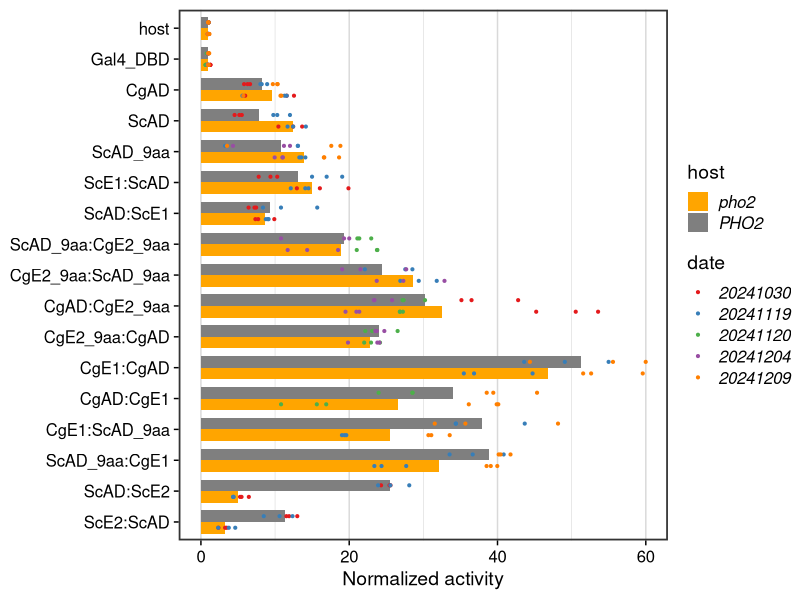
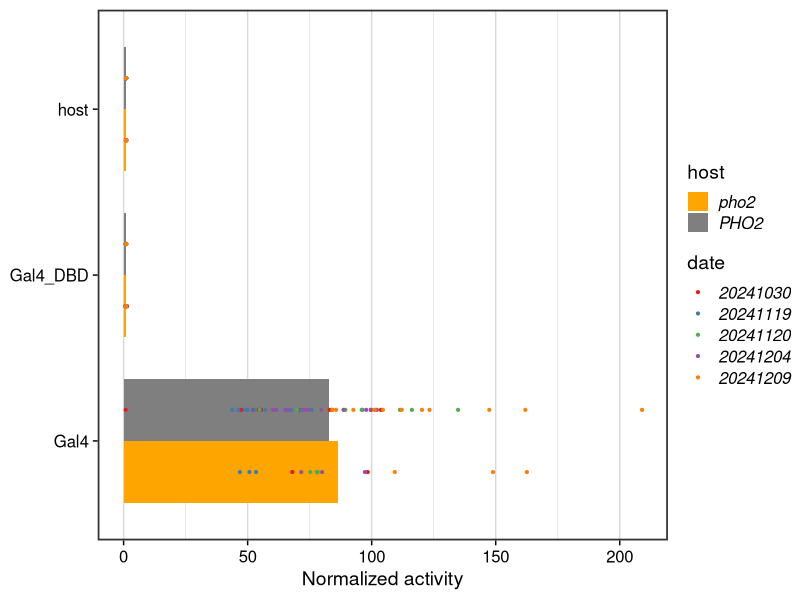
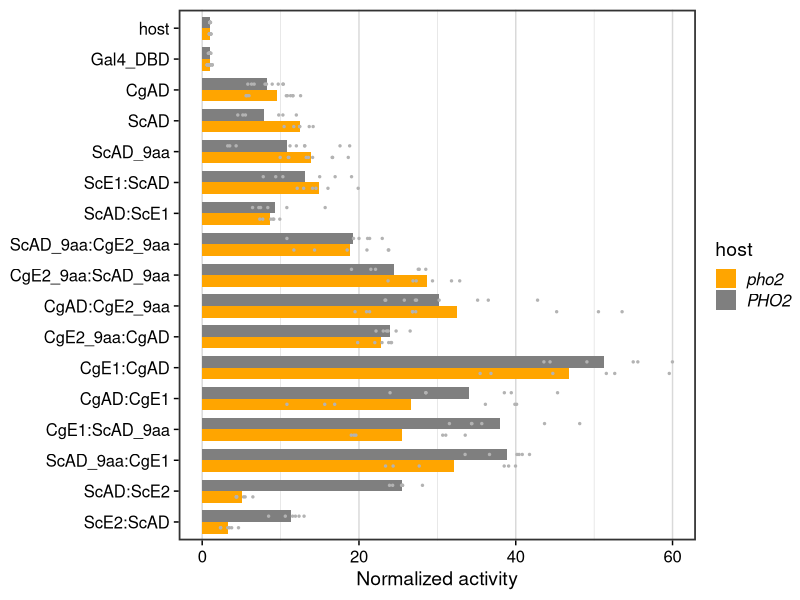
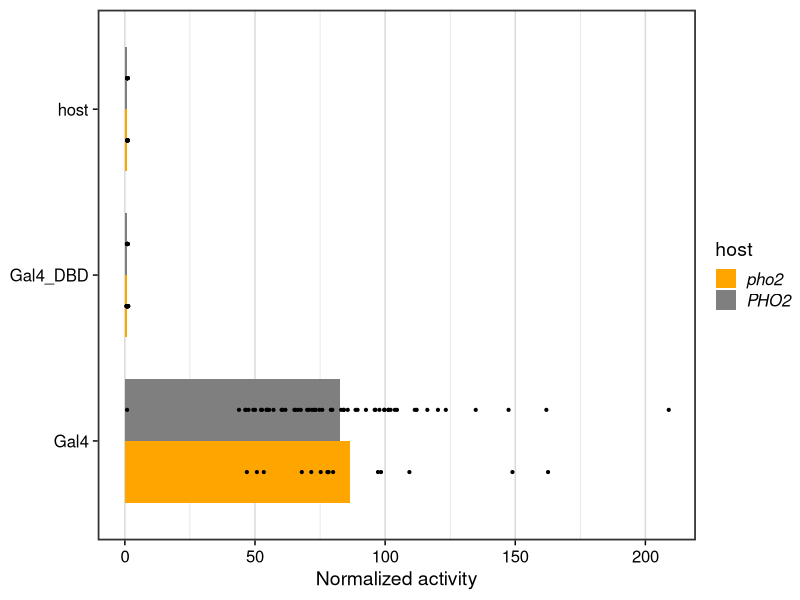
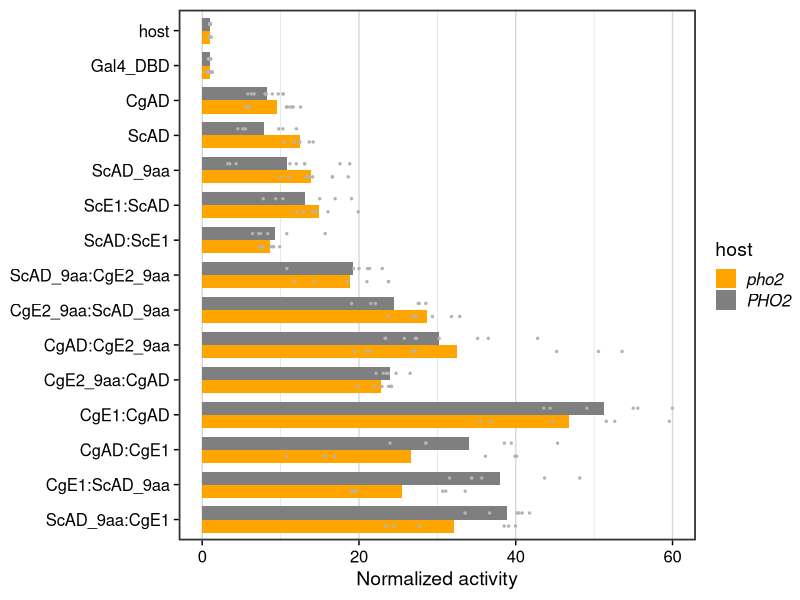
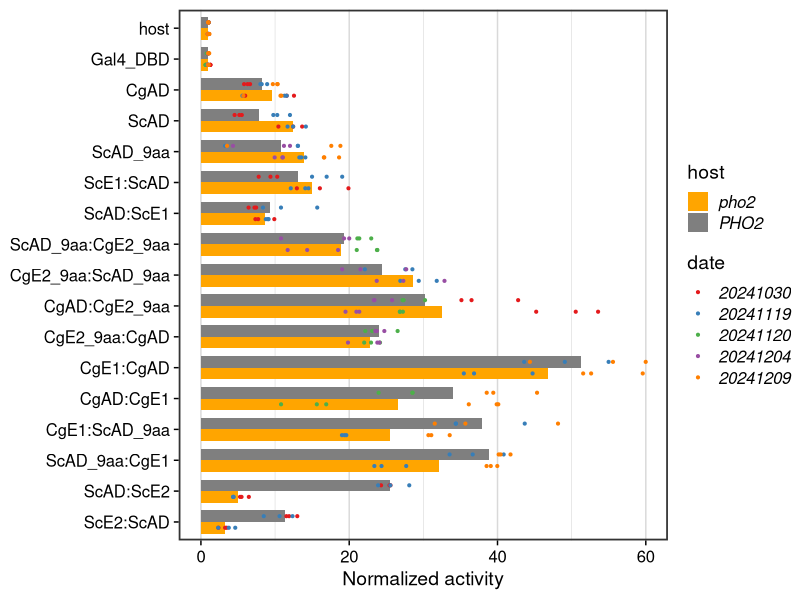
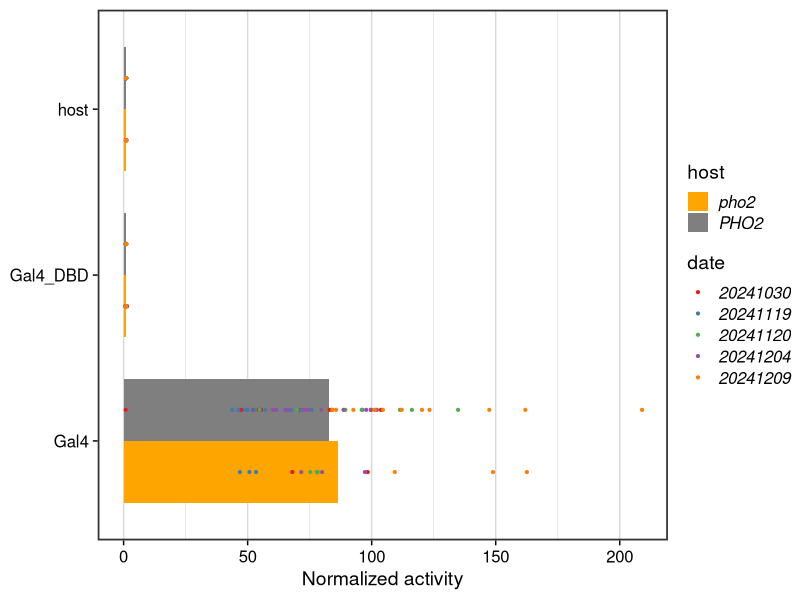
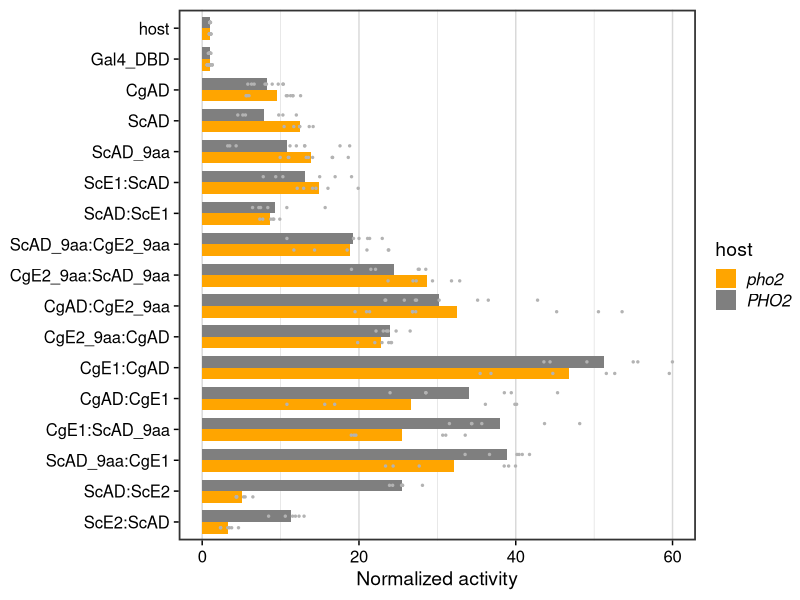

Generate these figures, in order, with R:
## ---- chunk 1
require(tidyverse)
require(cowplot)
require(broom)
set.seed(12345)
old <- theme_set(theme_cowplot())
## ---- chunk 2
# read in sample information
sample <- read_tsv("../input/EO-Y1H-dep-Pho2-sample.tsv",
                   # this tells the function that it should expect two character columns
                   col_types = "cc", 
                   # this is to ensure if there are no values in some cell in the 
                   # spreadsheet file, they will be translated to NA 
                   na = character()) %>% 
  # this is to change the name and group into vectors. optional
  mutate(name = fct_inorder(name), group = fct_inorder(group))
# read in the raw data
raw <- bind_rows(
  `20241030` = read_tsv("../input/20241030-EO-Y1H-dep-Pho2-export.tsv", na = c("N/A", "")),
  `20241119` = read_csv("../input/20241119-EO-Y1H-dep-Pho2-export.csv", na = c("N/A", "")),
  `20241120` = read_csv("../input/20241120-EO-Y1H-dep-Pho2-export.csv", na = c("N/A", "")),
  `20241204` = read_csv("../input/20241204-EO-Y1H-dep-Pho2-export.csv", na = c("N/A", "")),
  `20241209` = read_csv("../input/20241209-EO-Y1H-dep-Pho2-export.csv", na = c("N/A", "")),
  .id = "Date"
)

# transform the raw data
dat <- raw %>% 
  # retain only the columns we need, and rename them for easy manipulation
  select(date = Date, sample = Sample, gate = Gate, par = `X Parameter`,
         count = Count, median = `X Median`) %>% 
  # remove bead controls
  filter(sample != "beads") %>% 
  # filter by X Parameter and gates
  # we will retain both R1 and R3 gated cells for later experimenting
  filter(gate %in% c("R1", "R3"), par == "PHO5pr-mCherry - YL2-H") %>% 
  # here, we separate the sample name into its constituent parts by "-":
  # 1. plasmid name; 2: host name; 3: replicate name
  separate(sample, into = c("plasmid", "host", "rep"), sep = "-") %>% 
  # rename the host levels
  mutate(host = fct_recode(host,
                           PHO2 = "696", pho2 = "1009", 'pho2*' = "1009a")) %>% 
  # here, we annotate the raw data by merging it with the sample information
  # sheet, joining on the common column, i.e., plasmid
  left_join(sample, by = "plasmid")
## ---- chunk 3
dat %>% filter(count < 2500, gate == "R1")
## ---- chunk 4
dat %>% filter(count < 2500, gate == "R3")
## ---- chunk 5
dat %>% filter(host == "blank") %>% arrange(gate)
## ---- chunk 6
dat %>% 
  filter(host != "blank", plasmid == "NA", gate == "R1") %>% 
  arrange(host, date)
## ---- chunk 7
# set the host levels for renaming them later
host.levels <- c("696" = "PHO2", "1009" = "pho2", "1009a" = "pho2*")

# set host colors
host.colors <- c("PHO2" = "gray50", "pho2" = "orange", "pho2*" = "orange3", 
                 "blank" = "gray90")

# set group colors
grp.colors <- c("control" = "gray50", 
                "ScPho4" = rgb(56, 118, 29, maxColorValue = 255), 
                "CgPho4" = rgb(40, 130, 200, maxColorValue = 255),
                "Combo" = rgb(142, 120, 200, maxColorValue = 255))

# set position for bar plots
pd <- position_dodge(0.75)
## ---- chunk 8
dat1 <- dat %>% 
  # use R1 gate, remove the blank wells and samples with low event number
  filter(host != "blank", gate == "R1", count > 2500) %>%
  # all constructs 
  # CgE2_9aa:ScAD_9aa was only tested in the pho2 background on 10/30, remove
  # so data is paired on each day
  filter(!(date == "20241030" & plasmid == "391")) %>% 
  # Constructs containing CgE1 had overall much lower activity on 12/04
  # note that leaving this set of data in doesn't change the conclusions
  filter(!(grepl("CgE1", name) & date == "20241204")) %>% 
  # normalize by the host no plasmid control on separate days
  group_by(host, date) %>% 
  mutate(median = median / mean(median[name == "host"])) %>% 
  ungroup() 
## ---- chunk 9
my_plot_design <- list(
  geom_bar(aes(fill = host), width = 0.75,
           stat = "summary", fun = "mean", position = pd),
  stat_summary(fun.data = "mean_sdl", fun.args = list(mult = 1), 
              geom = "linerange", color = "gray30", linewidth = 0.5,
              position = pd),
  #geom_point(aes(color = date), position = pd, size = 0.75),
  scale_x_discrete(limits = rev),
  coord_flip(),
  scale_fill_manual(values = host.colors),
  scale_color_brewer(palette = "Set1"),
  ylab("Normalized activity"),
  xlab(NULL),
  theme_cowplot(),
  panel_border(color = "gray20", size = 1.2),
  background_grid(major = "x", minor = "x"),
  theme(
    axis.line = element_blank(),
    legend.text = element_text(face = 3)
  )
)
## ---- chunk 10
p0 <- dat1 %>% 
  # exclude pho2 alternative transformant from the plot
  filter(host != "pho2*") %>% 
  # exclude Gal4 full length from the plot
  filter(name != "Gal4") %>% 
  # reorder the levels of the host for plotting
  mutate(host = fct_relevel(host, "pho2", "pho2*", "PHO2")) %>% 
  ggplot(aes(x = name, y = median, group = host)) + my_plot_design +
  geom_point(aes(color = date), position = pd, size = 0.75)
p0
ggsave("../output/20241202-EO-Y1H-Pho2-dep-plot-date-separate.png", width = 6, height = 8)
## ---- chunk 11
p0 <- dat1 %>% 
  # exclude pho2 alternative transformant from the plot
  filter(host != "pho2*") %>% 
  # just include Gal4 full length and the controls
  filter(group == "control") %>% 
  # reorder the levels of the host for plotting
  mutate(host = fct_relevel(host, "pho2", "pho2*", "PHO2")) %>% 
  ggplot(aes(x = name, y = median, group = host)) + my_plot_design +
  geom_point(aes(color = date), position = pd, size = 0.75)
p0
ggsave("../output/20241202-EO-Y1H-Pho2-dep-plot-controls-date-separate.png", width = 6, height = 3)
## ---- chunk 12
p0 <- dat1 %>% 
  # exclude pho2 alternative transformant from the plot
  filter(host != "pho2*") %>% 
  # exclude Gal4 full length from the plot
  filter(name != "Gal4") %>% 
  # reorder the levels of the host for plotting
  mutate(host = fct_relevel(host, "pho2", "pho2*", "PHO2")) %>% 
  ggplot(aes(x = name, y = median, group = host)) + my_plot_design +
  geom_point(position = pd, size = 0.5, color = "gray70")
p0
ggsave("../output/20241202-EO-Y1H-Pho2-dep-plot.png", width = 6, height = 8)
## ---- chunk 13
p0 <- dat1 %>% 
  # exclude pho2 alternative transformant from the plot
  filter(host != "pho2*") %>% 
  # just include Gal4 full length and the controls
  filter(group == "control") %>% 
  # reorder the levels of the host for plotting
  mutate(host = fct_relevel(host, "pho2", "pho2*", "PHO2")) %>% 
  ggplot(aes(x = name, y = median, group = host)) + my_plot_design +
  geom_point(position = pd, size = 0.75)
p0
ggsave("../output/20241202-EO-Y1H-Pho2-dep-plot-controls.png", width = 6, height = 3)
## ---- chunk 14
p0 <- dat1 %>% 
  # exclude pho2 alternative transformant from the plot
  filter(host != "pho2*") %>% 
  # exclude Gal4 full length from the plot
  filter(name != "Gal4") %>% 
  # exclude ScE2 plasmid
  filter(!grepl("ScE2", name)) %>% 
  # reorder the levels of the host for plotting
  mutate(host = fct_relevel(host, "pho2", "pho2*", "PHO2")) %>% 
  ggplot(aes(x = name, y = median, group = host)) + my_plot_design +
  geom_point(position = pd, size = 0.5, color = "gray70")
p0
ggsave("../output/20241215-EO-Y1H-Pho2-dep-plot-noScE2.png", width = 6, height = 7.5)
## ---- chunk 15
dat1 %>% 
  filter(host != "pho2*") %>% 
  select(name, host, median) %>% 
  nest(data = -name) %>% 
  mutate(test = map(data, \(x) t.test(median ~ host, data = x)),
         tidied = map(test, tidy)) %>% 
  unnest(tidied) %>%
  select(sample = name, dA = estimate, statistic, p.value) %>% 
  mutate(P.adj = p.adjust(p.value, method = "holm")) %>% 
  arrange(P.adj)
## ---- chunk 16
dat1 %>% 
  filter(host != "pho2*") %>% 
  filter(!grepl("ScE2", name)) %>% 
  select(name, host, median) %>% 
  nest(data = -name) %>% 
  mutate(test = map(data, \(x) t.test(median ~ host, data = x)),
         tidied = map(test, tidy)) %>% 
  unnest(tidied) %>%
  select(sample = name, dA = estimate, statistic, p.value) %>% 
  mutate(P.adj = p.adjust(p.value, method = "holm")) %>% 
  arrange(P.adj)
## ---- chunk 17
# paired with ScAD_9aa
grp <- c("ScAD_9aa", "CgE1:ScAD_9aa", "ScAD_9aa:CgE1")
tmp <- dat1 %>% 
  filter(name %in% grp, host == "pho2") %>% 
  mutate(name = fct_relevel(name, !!!grp))
lm(median ~ name, tmp) |> summary()
## ---- chunk 18
# paired with CgAD
grp <- c("CgAD", "CgE1:CgAD", "CgAD:CgE1")
tmp <- dat1 %>% 
  filter(name %in% grp, host == "pho2") %>% 
  mutate(name = fct_relevel(name, !!!grp))
lm(median ~ name, tmp) |> summary()
## ---- chunk 19
grp <- c("ScAD", "ScAD:ScE2", "ScE2:ScAD")
tmp <- dat1 %>% 
  filter(name %in% grp, host == "PHO2") %>% 
  mutate(name = fct_relevel(name, !!!grp))
lm(median ~ name, tmp) |> summary()

## ---- chunk 20
grp <- c("ScAD", "ScAD:ScE2", "ScE2:ScAD")
tmp <- dat1 %>% 
  filter(name %in% grp, host == "pho2") %>% 
  mutate(name = fct_relevel(name, !!!grp))
lm(median ~ name, tmp) |> summary()
